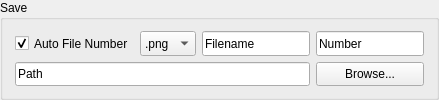
              <widget class="QGroupBox" name="AutoFile">
               <property name="sizePolicy">
                <sizepolicy hsizetype="Preferred" vsizetype="Preferred">
                 <horstretch>0</horstretch>
                 <verstretch>0</verstretch>
                </sizepolicy>
               </property>
               <property name="title">
                <string>Save</string>
               </property>
               <layout class="QGridLayout" name="gridLayout_5">
                <item row="0" column="0">
                 <layout class="QGridLayout" name="gridLayout_filename">
                  <property name="sizeConstraint">
                   <enum>QLayout::SetDefaultConstraint</enum>
                  </property>
                  <property name="leftMargin">
                   <number>1</number>
                  </property>
                  <property name="rightMargin">
                   <number>1</number>
                  </property>
                  <item row="1" column="2">
                   <widget class="QLineEdit" name="AutoFileName">
                    <property name="sizePolicy">
                     <sizepolicy hsizetype="Preferred" vsizetype="Preferred">
                      <horstretch>0</horstretch>
                      <verstretch>0</verstretch>
                     </sizepolicy>
                    </property>
                    <property name="toolTip">
                     <string>&lt;html&gt;&lt;head/&gt;&lt;body&gt;&lt;p&gt;Specified the prefix for the auto save filenames&lt;/p&gt;&lt;/body&gt;&lt;/html&gt;</string>
                    </property>
                    <property name="text">
                     <string>Filename</string>
                    </property>
                   </widget>
                  </item>
                  <item row="1" column="0">
                   <widget class="QCheckBox" name="checkAutoNumber">
                    <property name="sizePolicy">
                     <sizepolicy hsizetype="Preferred" vsizetype="Preferred">
                      <horstretch>0</horstretch>
                      <verstretch>0</verstretch>
                     </sizepolicy>
                    </property>
                    <property name="toolTip">
                     <string>&lt;html&gt;&lt;head/&gt;&lt;body&gt;&lt;p&gt;Check to cause a sequentially numbered data and plots filae to be saved automatically ater each sweep.&lt;/p&gt;&lt;/body&gt;&lt;/html&gt;</string>
                    </property>
                    <property name="text">
                     <string>Auto File Number</string>
                    </property>
                    <property name="checked">
                     <bool>true</bool>
                    </property>
                   </widget>
                  </item>
                  <item row="1" column="1">
                   <widget class="QComboBox" name="AutoFileType">
                    <property name="sizePolicy">
                     <sizepolicy hsizetype="Preferred" vsizetype="Preferred">
                      <horstretch>0</horstretch>
                      <verstretch>0</verstretch>
                     </sizepolicy>
                    </property>
                    <property name="toolTip">
                     <string>&lt;html&gt;&lt;head/&gt;&lt;body&gt;&lt;p&gt;Select the file format for plot files&lt;/p&gt;&lt;/body&gt;&lt;/html&gt;</string>
                    </property>
                    <item>
                     <property name="text">
                      <string>.png</string>
                     </property>
                    </item>
                    <item>
                     <property name="text">
                      <string>.jpg</string>
                     </property>
                    </item>
                    <item>
                     <property name="text">
                      <string>.bmp</string>
                     </property>
                    </item>
                    <item>
                     <property name="text">
                      <string>.pdf</string>
                     </property>
                    </item>
                   </widget>
                  </item>
                  <item row="1" column="3">
                   <widget class="QLineEdit" name="AutoNumber">
                    <property name="sizePolicy">
                     <sizepolicy hsizetype="Preferred" vsizetype="Preferred">
                      <horstretch>0</horstretch>
                      <verstretch>0</verstretch>
                     </sizepolicy>
                    </property>
                    <property name="toolTip">
                     <string>&lt;html&gt;&lt;head/&gt;&lt;body&gt;&lt;p&gt;The current auto file sequence number&lt;/p&gt;&lt;/body&gt;&lt;/html&gt;</string>
                    </property>
                    <property name="text">
                     <string>Number</string>
                    </property>
                   </widget>
                  </item>
                  <item row="2" column="3">
                   <widget class="QPushButton" name="Browse">
                    <property name="sizePolicy">
                     <sizepolicy hsizetype="Preferred" vsizetype="Preferred">
                      <horstretch>0</horstretch>
                      <verstretch>0</verstretch>
                     </sizepolicy>
                    </property>
                    <property name="toolTip">
                     <string>&lt;html&gt;&lt;head/&gt;&lt;body&gt;&lt;p&gt;Browse for default path for data and plot files&lt;/p&gt;&lt;/body&gt;&lt;/html&gt;</string>
                    </property>
                    <property name="text">
                     <string>Browse...</string>
                    </property>
                   </widget>
                  </item>
                  <item row="2" column="0" colspan="3">
                   <widget class="QLineEdit" name="AutoPath">
                    <property name="sizePolicy">
                     <sizepolicy hsizetype="Preferred" vsizetype="Preferred">
                      <horstretch>0</horstretch>
                      <verstretch>0</verstretch>
                     </sizepolicy>
                    </property>
                    <property name="toolTip">
                     <string>&lt;html&gt;&lt;head/&gt;&lt;body&gt;&lt;p&gt;The folder where files are auto saved &lt;/p&gt;&lt;/body&gt;&lt;/html&gt;</string>
                    </property>
                    <property name="text">
                     <string>Path</string>
                    </property>
                    <property name="readOnly">
                     <bool>true</bool>
                    </property>
                   </widget>
                  </item>
                 </layout>
                </item>
               </layout>
              </widget>
